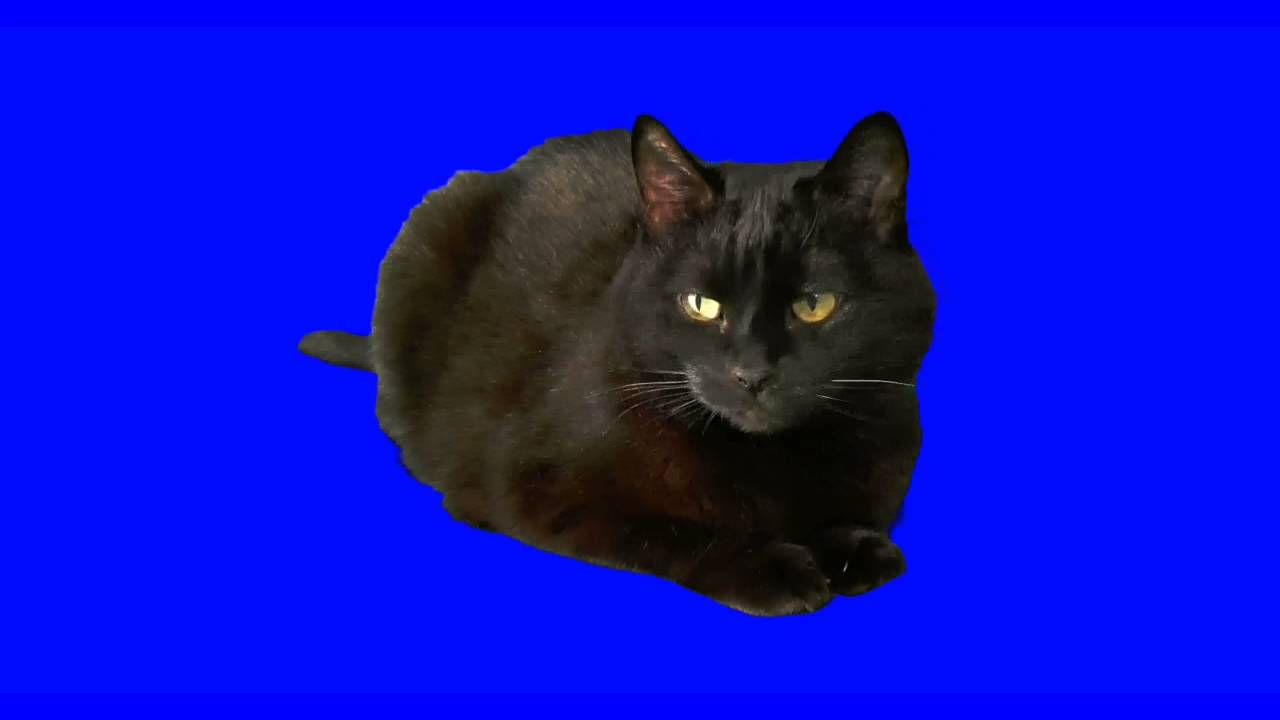
#> input picture maxresdefault.jpg, 1280 x 720 px, found by its file name
$ jupyter execute 'Blue screen.ipynb'   (shell and % lines are left out)
#> lines starting #> are read from the running program, lines starting #| are printed output that depends on the picture; after the words box and inside, x2 and y2 are one past the last pixel; in counts of white or black regions, pixels touching at a corner belong together
[cell 1]
import matplotlib.pyplot as plt
import numpy as np
import cv2

### Read in and display the image

[cell 2]
# Read in the image
image = cv2.imread('/Users/taniagretton/miniconda3/CHALLENGES/maxresdefault.jpg')
#> image is the input picture: shape (720, 1280, 3); mean B, G, R 199.1, 17.2, 11.1

# Print out the type of image data and its dimensions (height, width, and color)
print('This image is:', type(image),
      ' with dimensions:', image.shape)
#| This image is: <class 'numpy.ndarray'>  with dimensions: (720, 1280, 3)

[cell 3]
# Make a copy of the image
image_copy = np.copy(image)
image_copy = image_copy[50:657,200:1110]
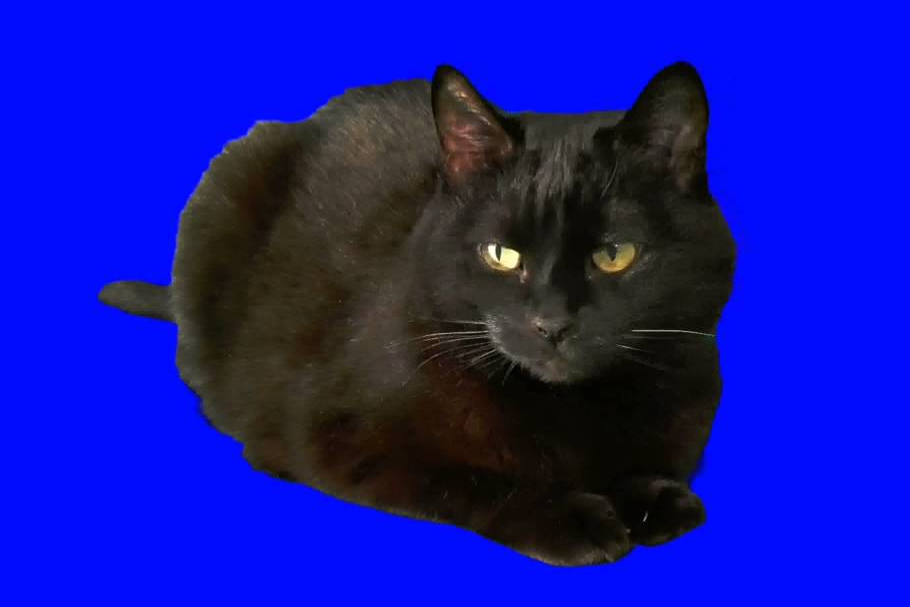
#> image_copy: shape (607, 910, 3); mean B, G, R 162.6, 22.1, 18
print(image_copy.shape)
#| (607, 910, 3)
# Change color to RGB (from BGR)
image_copy = cv2.cvtColor(image_copy, cv2.COLOR_BGR2RGB)

# Display the image copy
plt.imshow(image_copy)

### Define the color threshold

[cell 4]
# Define the color selection boundaries in RGB values
# play around with these values until you isolate the blue background
lower_blue = np.array([0,0,100])
upper_blue = np.array([250,250,255])

### Create a mask

[cell 5]
# Define the masked area
mask = cv2.inRange(image_copy, lower_blue, upper_blue)
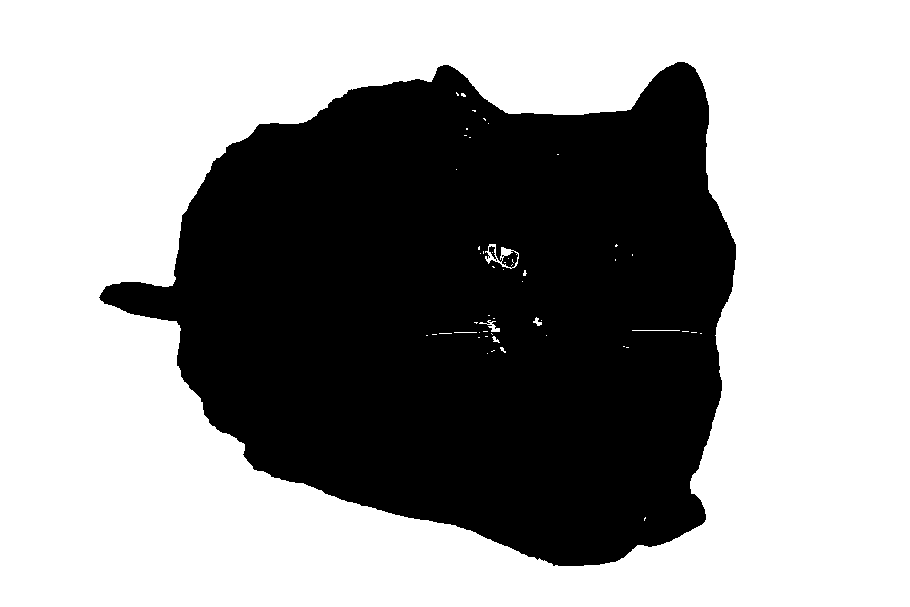
#> mask: shape (607, 910); 60.4% white; 2 black regions, box (x1, y1, x2, y2) and area: (99, 62, 736, 566) 218690, (489, 246, 497, 261) 47

# Vizualize the mask
plt.imshow(mask, cmap='gray')

[cell 6]
# Mask the image to let the cat show through
masked_image = np.copy(image_copy)

masked_image[mask != 0] = [0, 0, 0]
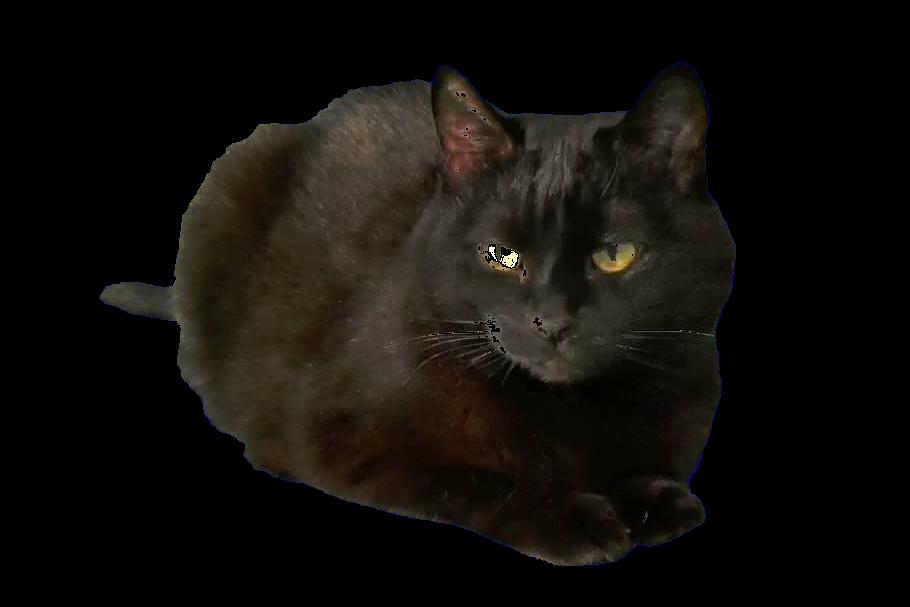
#> masked_image: shape (607, 910, 3); mean R, G, B 16.8, 14.5, 10.5

# Display it!
plt.imshow(masked_image)

### Mask and add a background image

[cell 7]
# Load in a background image, and convert it to RGB
background_image = cv2.imread('/Users/taniagretton/miniconda3/CHALLENGES/sausage-food-kielbasa-sausages.jpg')
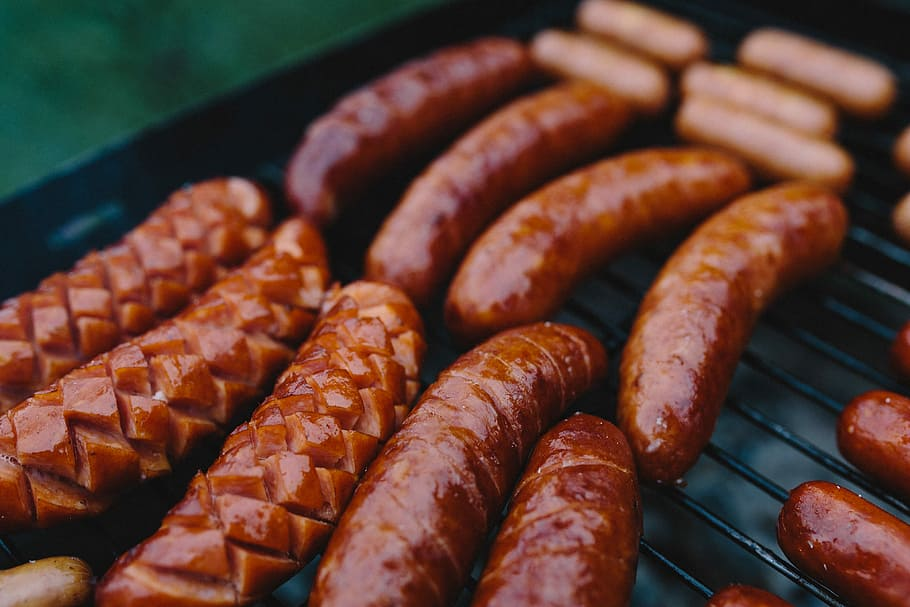
#> input picture sausage-food-kielbasa-sausages.jpg, 910 x 607 px, found by its file name
#> background_image is the input picture: shape (607, 910, 3); mean B, G, R 50, 61.6, 95.9
background_image = cv2.cvtColor(background_image, cv2.COLOR_BGR2RGB)

# Mask the cropped background so that the cat area is blocked
background_image[mask == 0] = [0, 0, 0]
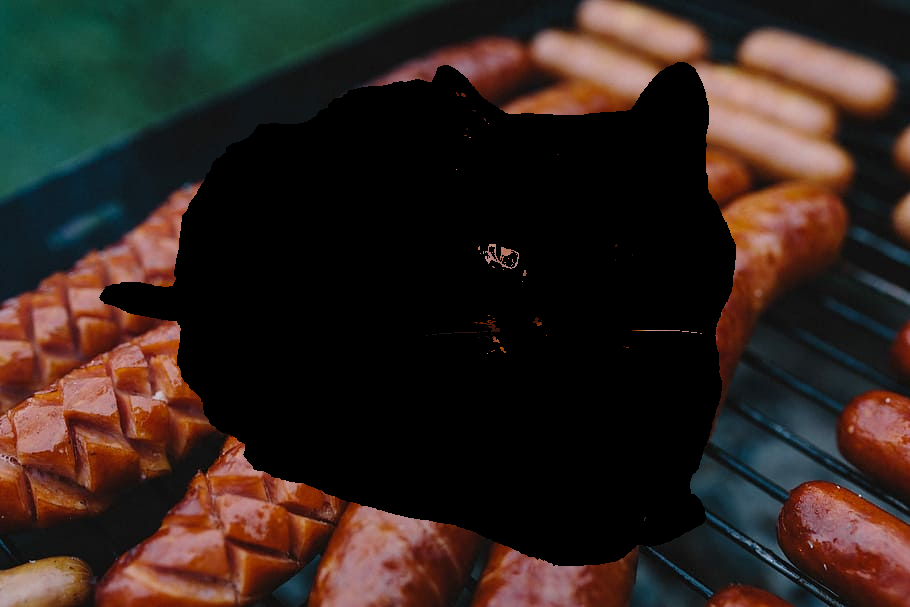
#> background_image: shape (607, 910, 3); mean R, G, B 48.8, 36, 30.4

# Display the background
plt.imshow(background_image)

### Create a complete image

[cell 8]
# Add the two images together to create a complete image!
complete_image = masked_image + background_image
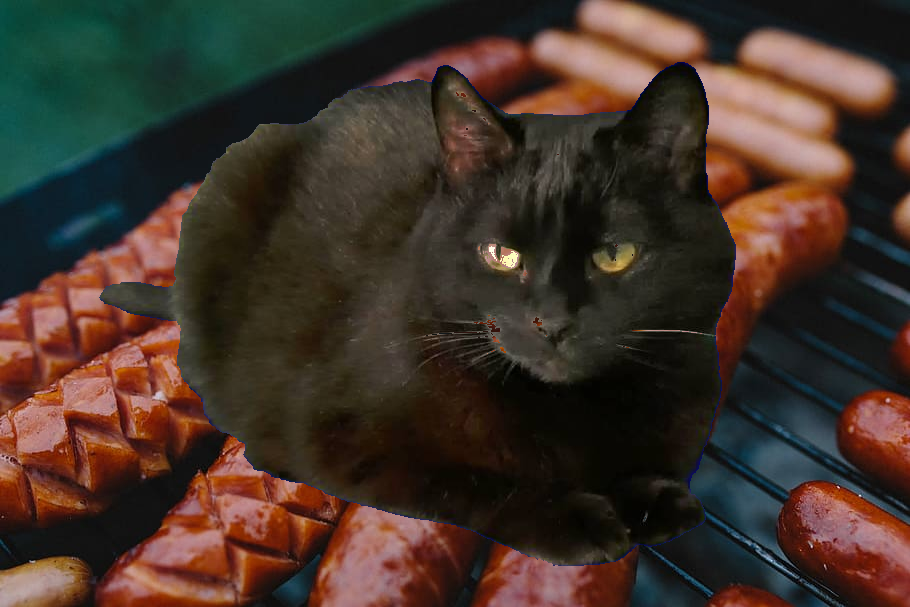
#> complete_image: shape (607, 910, 3); mean R, G, B 65.6, 50.6, 40.9

# Display the result
plt.imshow(complete_image)
